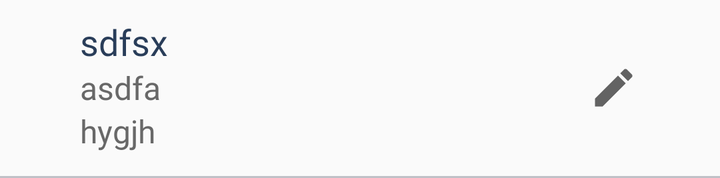
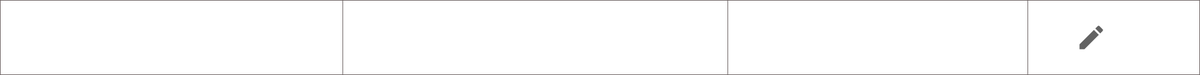

Compare how this app lays out the same screen by default and in its alternative resource folder. The renders come first, then the two layout files and the values they reference.
<!-- AndroidManifest.xml: application theme AppTheme -->
<!-- res/layout/supplier_list_item.xml -->
<?xml version="1.0" encoding="utf-8"?>
<LinearLayout xmlns:android="http://schemas.android.com/apk/res/android"
    android:layout_width="match_parent"
    android:layout_height="wrap_content"
    android:orientation="horizontal">

    <RelativeLayout
        android:layout_width="match_parent"
        android:layout_height="89dp">

        <RelativeLayout
            android:layout_width="match_parent"
            android:layout_height="88dp"
            android:paddingStart="30dp">

            <TextView
                android:id="@+id/supplierNameTextView"
                android:layout_width="match_parent"
                android:layout_height="wrap_content"
                android:layout_above="@id/supplierEmailTextView"
                android:layout_toStartOf="@id/action"
                android:ellipsize="end"
                android:fontFamily="@font/segoe_ui_bold"
                android:maxLines="1"
                android:paddingStart="10dp"
                android:paddingEnd="5dp"
                android:text="sdfsx"
                android:textColor="@color/fontHeadingColor"
                android:textSize="18sp" />

            <TextView
                android:id="@+id/supplierEmailTextView"
                android:layout_width="match_parent"
                android:layout_height="wrap_content"
                android:layout_centerVertical="true"
                android:layout_toStartOf="@id/action"
                android:ellipsize="end"
                android:fontFamily="@font/segoe_ui"
                android:maxLines="1"
                android:paddingStart="10dp"
                android:paddingEnd="5dp"
                android:text="asdfa"
                android:textColor="@color/fontContentColor"
                android:textSize="16sp" />

            <TextView
                android:id="@+id/supplierPhoneTextView"
                android:layout_width="match_parent"
                android:layout_height="wrap_content"
                android:layout_below="@id/supplierEmailTextView"
                android:layout_toStartOf="@id/action"
                android:ellipsize="end"
                android:fontFamily="@font/segoe_ui"
                android:maxLines="1"
                android:paddingStart="10dp"
                android:paddingEnd="5dp"
                android:text="hygjh"
                android:textColor="@color/fontContentColor"
                android:textSize="16sp" />

            <RelativeLayout
                android:id="@+id/action"
                android:layout_width="70dp"
                android:layout_height="match_parent"
                android:layout_alignParentEnd="true"
                android:layout_centerVertical="true"
                android:paddingEnd="8dp">

                <View
                    android:id="@+id/centerView"
                    android:layout_width="1dp"
                    android:layout_height="match_parent"
                    android:layout_centerHorizontal="true" />

                <ImageView
                    android:id="@+id/editSupplierBtn"
                    android:layout_width="25dp"
                    android:layout_height="25dp"
                    android:layout_centerVertical="true"
                    android:layout_marginEnd="5dp"
                    android:layout_toStartOf="@id/centerView"
                    android:src="@drawable/ic_edit_black" />

                <ImageView
                    android:id="@+id/deleteSupplierBtn"
                    android:layout_width="25dp"
                    android:layout_height="25dp"
                    android:layout_centerVertical="true"
                    android:layout_marginStart="5dp"
                    android:layout_toEndOf="@id/centerView"
                    android:src="@drawable/ic_delete_black" />

            </RelativeLayout>

        </RelativeLayout>


        <View
            android:layout_width="match_parent"
            android:layout_height="1dp"
            android:background="@color/mobileListDividerColor"
            android:layout_alignParentBottom="true"/>
    </RelativeLayout>

</LinearLayout>
<!-- resources referenced by this layout -->
<resources>
  <color name="fontContentColor">#686868</color>
  <color name="fontHeadingColor">#293d59</color>
  <color name="mobileListDividerColor">#C0C1C7</color>
  <!-- drawable ic_edit_black (drawable) -->
  <vector xmlns:android="http://schemas.android.com/apk/res/android"
      android:width="24dp"
      android:height="24dp"
      android:tint="#636363"
      android:viewportWidth="24.0"
      android:viewportHeight="24.0">
      <path
          android:fillColor="#FF000000"
          android:pathData="M3,17.25V21h3.75L17.81,9.94l-3.75,-3.75L3,17.25zM20.71,7.04c0.39,-0.39 0.39,-1.02 0,-1.41l-2.34,-2.34c-0.39,-0.39 -1.02,-0.39 -1.41,0l-1.83,1.83 3.75,3.75 1.83,-1.83z" />
  </vector>
  <style name="AppTheme" parent="Theme.AppCompat.Light.DarkActionBar">
          
          <item name="colorPrimary">@color/colorPrimary</item>
          <item name="colorPrimaryDark">@color/colorPrimaryDark</item>
          <item name="colorAccent">@color/colorAccent</item>
          <item name="drawerArrowStyle">@style/DrawerArrowStyle</item>
      </style>
  <color name="colorPrimary">#293d59</color>
  <color name="colorPrimaryDark">#406BA5</color>
  <color name="colorAccent">#D81B60</color>
  <!-- from res/values-v21/ -->
  <style name="DrawerArrowStyle" parent="Widget.AppCompat.DrawerArrowToggle">
          <item name="color">@color/colorPrimary</item>
      </style>
</resources>
<!-- res/layout-sw600dp-land/supplier_list_item.xml (the repository's variant of the layout above) -->
<!-- drawn on a 7-inch tablet turned sideways -->
<?xml version="1.0" encoding="utf-8"?>
<LinearLayout
    xmlns:android="http://schemas.android.com/apk/res/android"
    android:layout_width="match_parent"
    android:layout_height="wrap_content"
    android:orientation="horizontal">


    <LinearLayout
    android:layout_width="match_parent"
    android:layout_height="60dp"
    android:orientation="horizontal"
    android:background="@color/listDeviderColor"
    android:padding="0.5dp"
    android:weightSum="14">
    <TextView
        android:id="@+id/supplierNameTextView"
        android:layout_width="0dp"
        android:layout_weight="4"
        android:layout_height="match_parent"
        android:gravity="center"
        android:background="@android:color/white"
        android:maxLines="1"
        android:ellipsize="end"
        android:textColor="@color/blackTextColor"
        android:textSize="22sp"
        android:fontFamily="@font/segoe_ui"
        />
    <TextView
        android:id="@+id/supplierEmailTextView"
        android:layout_width="0dp"
        android:layout_weight="4.5"
        android:layout_height="match_parent"
        android:layout_marginStart="0.5dp"
        android:gravity="center"
        android:background="@android:color/white"
        android:maxLines="1"
        android:ellipsize="end"
        android:textColor="@color/blackTextColor"
        android:textSize="22sp"
        android:fontFamily="@font/segoe_ui"
        />
    <TextView
        android:id="@+id/supplierPhoneTextView"
        android:layout_width="0dp"
        android:layout_weight="3.5"
        android:layout_height="match_parent"
        android:layout_marginStart="0.5dp"
        android:gravity="center"
        android:background="@android:color/white"
        android:maxLines="1"
        android:ellipsize="end"
        android:textColor="@color/blackTextColor"
        android:textSize="22sp"
        android:fontFamily="@font/segoe_ui"
        />
    <RelativeLayout
        android:layout_width="0dp"
        android:layout_weight="2"
        android:layout_height="match_parent"
        android:background="@android:color/white"
        android:layout_marginStart="0.5dp"
        >
        <View
            android:id="@+id/centerView"
            android:layout_width="1dp"
            android:layout_height="match_parent"
            android:layout_centerHorizontal="true"/>

        <ImageView
            android:id="@+id/editSupplierBtn"
            android:layout_width="25dp"
            android:layout_height="25dp"
            android:src="@drawable/ic_edit_black"
            android:layout_centerVertical="true"
            android:layout_toStartOf="@id/centerView"
            android:layout_marginEnd="5dp"/>

        <ImageView
            android:id="@+id/deleteSupplierBtn"
            android:layout_width="25dp"
            android:layout_height="25dp"
            android:src="@drawable/ic_delete_black"
            android:layout_centerVertical="true"
            android:layout_toEndOf="@id/centerView"
            android:layout_marginStart="5dp"/>

    </RelativeLayout>

</LinearLayout>

</LinearLayout>
<!-- resources referenced by the variant -->
<!-- as a 7-inch tablet turned sideways resolves them -->
<resources>
  <color name="blackTextColor">#686868</color>
  <color name="listDeviderColor">#6B6161</color>
  <!-- drawable ic_edit_black (drawable) -->
  <vector xmlns:android="http://schemas.android.com/apk/res/android"
      android:width="24dp"
      android:height="24dp"
      android:tint="#636363"
      android:viewportWidth="24.0"
      android:viewportHeight="24.0">
      <path
          android:fillColor="#FF000000"
          android:pathData="M3,17.25V21h3.75L17.81,9.94l-3.75,-3.75L3,17.25zM20.71,7.04c0.39,-0.39 0.39,-1.02 0,-1.41l-2.34,-2.34c-0.39,-0.39 -1.02,-0.39 -1.41,0l-1.83,1.83 3.75,3.75 1.83,-1.83z" />
  </vector>
  <style name="AppTheme" parent="Theme.AppCompat.Light.DarkActionBar">
          
          <item name="colorPrimary">@color/colorPrimary</item>
          <item name="colorPrimaryDark">@color/colorPrimaryDark</item>
          <item name="colorAccent">@color/colorAccent</item>
          <item name="drawerArrowStyle">@style/DrawerArrowStyle</item>
      </style>
  <color name="colorPrimary">#293d59</color>
  <color name="colorPrimaryDark">#406BA5</color>
  <color name="colorAccent">#D81B60</color>
  <!-- from res/values-v21/ -->
  <style name="DrawerArrowStyle" parent="Widget.AppCompat.DrawerArrowToggle">
          <item name="color">@color/colorPrimary</item>
      </style>
</resources>
